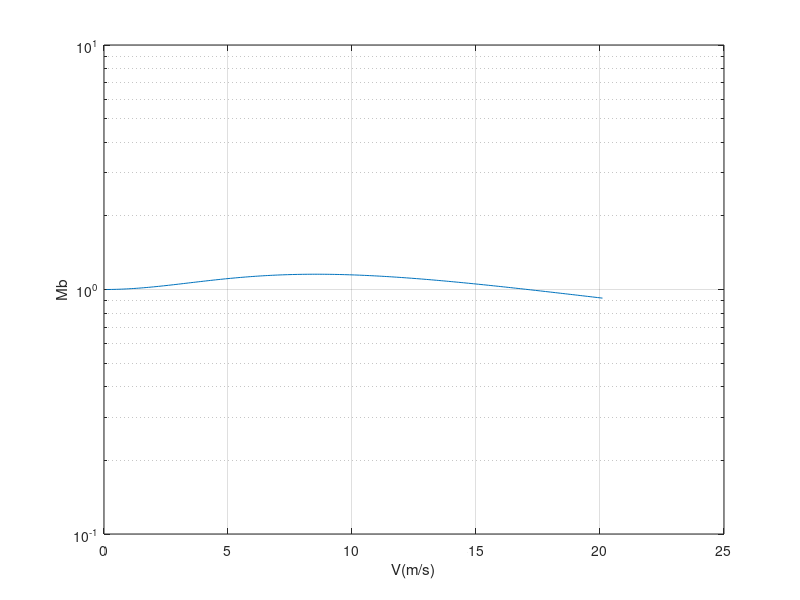

Here is the MATLAB script that generated this plot:
m=10;                                %質量(kg)
k=40000;                          %彈簧常數(N/m)
knum=2*pi/1.2;             %波數
v=0;                                   %初始速率(m/s)
theta=1;                            %damping ratio阻尼比
wn=sqrt(k/m);              %自然頻率(rad/s)
x1=zeros(1,201);          %設定x1的零矩陣
y1=zeros(1,201);          %設定y1的零矩陣
for i=1:201                     
    v=v+0.1;
    Mb=sqrt((1+(2*theta*knum*v/wn).^2)/((1-(knum*v/wn).^2).^2+(2*theta*knum*v/wn).^2));
    if Mb<2                       %當Mb<2，將v取但x(i)，Mb取代y1(i)
        x1(i)=v;
        y1(i)=Mb;            
    else       
        break 
    end
end
semilogy(x1,y1);
xlabel('V(m/s)');
ylabel('Mb');
grid on;